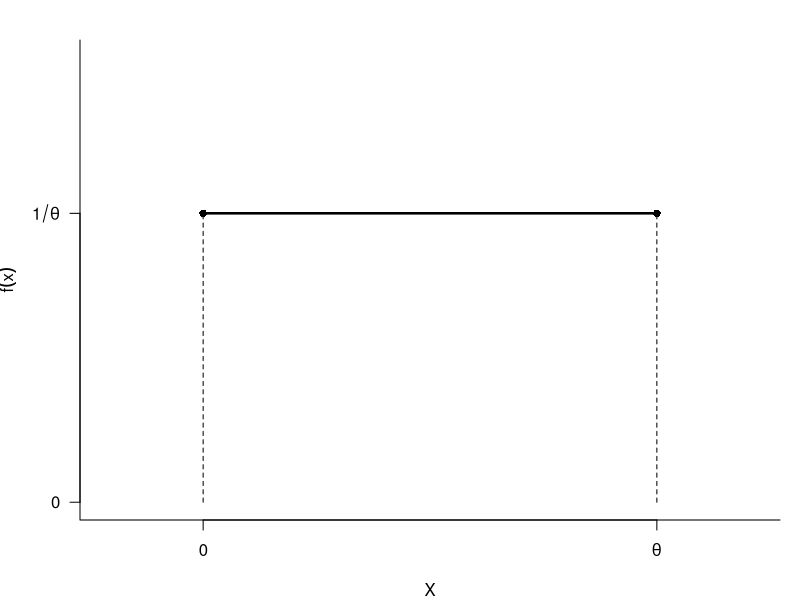
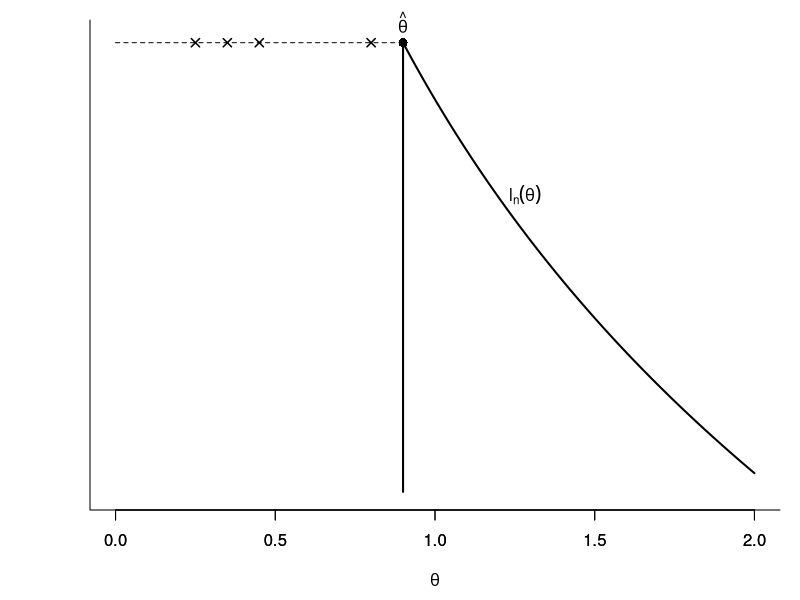
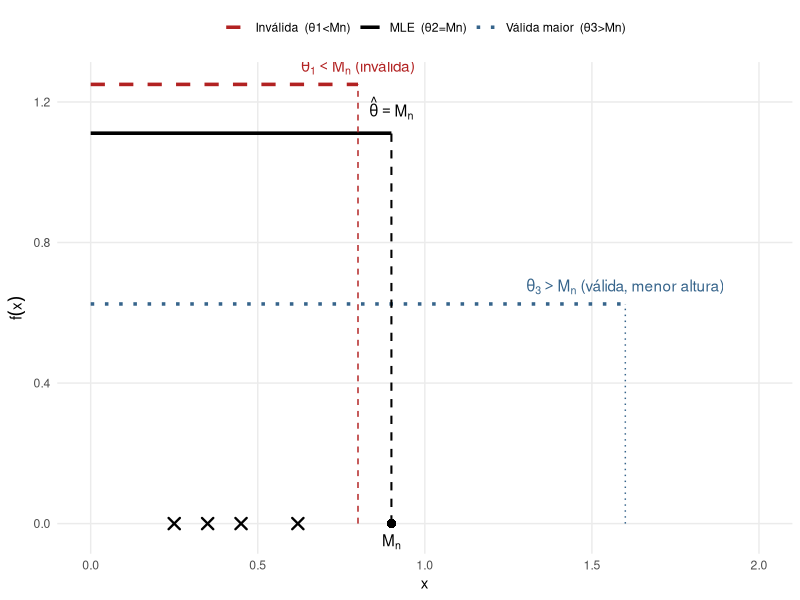

R code for these plots, in order:
## ---- chunk 1
#| label: fig-fdp
#| fig-align: center
#| fig-cap: "Função densidade de probabilidade de X, elaborada com códig R."
#| echo: false

# Diagrama esquemático da fdp Uniforme(0, theta) sem fixar theta
op <- par(mar = c(4, 4, 2, 1))
plot(NA, xlim = c(0, 1), ylim = c(0, 1),
     xlab = expression(X), ylab = expression(f(x)),
     xaxt = "n", yaxt = "n", bty = "l")

# posições normalizadas para 0 e theta (apenas para desenho)
x0 <- 0.15 
xt <- 0.85 
y <- 0.65

# densidade constante em [0, theta]
segments(x0, y, xt, y, lwd = 2.5)

# linhas pontilhadas até o eixo x
segments(x0, 0, x0, y, lty = 2)
segments(xt, 0, xt, y, lty = 2)

# extremos: fechado em 0 e em theta (consistente com 0 <= x <= theta)
points(x0, y, pch = 16)
points(xt, y, pch = 16)

# rótulos simbólicos
axis(1, at = c(x0, xt), labels = c(expression(0), expression(theta)))
axis(2, at = c(0, y), labels = c(expression(0), expression(1/theta)), las = 1)
par(op)
## ---- chunk 2
#| label: fig-logvero
#| fig-align: center
#| fig-cap: "Função de log-verossimilhança elaborada com código R para reproduzir a Fig. 10.4 de @hansen2022ps."
#| echo: false

## --- Amostra de exemplo (ajuste se quiser) --------------------------------
x <- c(0.25, 0.35, 0.45, 0.80, 0.90)

n  <- length(x)
Mn <- max(x)                           # M_n = \hat{\theta}

## --- Faixa de theta e log-verossimilhança ---------------------------------
x_right     <- max(2, 1.2 * Mn)        # garante espaço à direita (>=2 como no livro)
theta_grid  <- seq(Mn, x_right, length.out = 500)   # só para theta >= \hat{\theta}
l_theta     <- -n * log(theta_grid)
l_at_Mn     <- -n * log(Mn)

## --- Limites do gráfico (dinâmicos para não cortar nada) ------------------
y_top    <- if (l_at_Mn > 0) 1.08 * l_at_Mn else 0     # inclui o ponto mesmo se > 0
y_bottom <- min(l_theta) - 0.05 * abs(min(l_theta))     # pequena folga abaixo

## --- Plot -----------------------------------------------------------------
op <- par(mar = c(4.5, 4.5, 1.0, 1.0))
plot(NA, xlim = c(0, x_right), ylim = c(y_bottom, y_top),
     xlab = expression(theta), ylab = "", yaxt = "n", bty = "l")

## Curva l_n(theta) para theta >= \hat{theta}
lines(theta_grid, l_theta, lwd = 2)

## Linha vertical em \hat{theta} (desde o fundo do painel)
segments(Mn, y_bottom, Mn, l_at_Mn, lwd = 2)

## Ponto em (\hat{theta}, l(\hat{theta}))
points(Mn, l_at_Mn, pch = 16, cex = 1.2)

## Linha tracejada no nível l(\hat{theta}) apenas à esquerda de \hat{theta}
segments(0, l_at_Mn, Mn, l_at_Mn, lty = 2)

## Cruzes para as observações estritamente menores que \hat{theta}
xi_left <- x[x < Mn]
if (length(xi_left)) {
  points(xi_left, rep(l_at_Mn, length(xi_left)), pch = 4, lwd = 1.5, cex = 1.1)
}

## Rótulos como no livro
text(Mn, l_at_Mn, expression(hat(theta)), pos = 3, xpd = NA)

theta_lbl <- min(Mn + 0.15 * (x_right), x_right - 0.05 * x_right)  # evita sair da área
text(theta_lbl, -n * log(theta_lbl), expression(l[n](theta)), pos = 4)

## Eixo x
axis(1, at = pretty(c(0, x_right), n = 5))
par(op)
## ---- chunk 3
#| label: fig-cons
#| fig-align: center
#| fig-cap: "A densidade uniforme de X só é válida se cobrir todos os dados."
#| fig-width: 7
#| fig-height: 6
#| echo: false

library(ggplot2)

# Dados (4 cruzes < 0.90 + 1 ponto em 0.90)
x  <- c(0.25, 0.35, 0.45, 0.62, 0.90)
n  <- length(x)
Mn <- max(x)

# Candidatas de theta
theta1 <- 0.80   # inválida (theta1 < Mn)
theta2 <- Mn     # MLE (theta2 = Mn)
theta3 <- 1.60   # válida maior

# Data frames
df_cross <- data.frame(x = x[x < Mn], y = 0)
df_mn    <- data.frame(x = Mn, y = 0)
lines_df <- data.frame(
  xstart = 0,
  xend   = c(theta1, theta2, theta3),
  y      = 1 / c(theta1, theta2, theta3),
  tipo   = factor(c("Inválida  (θ1<Mn)", "MLE  (θ2=Mn)", "Válida maior  (θ3>Mn)"),
                  levels = c("Inválida  (θ1<Mn)", "MLE  (θ2=Mn)", "Válida maior  (θ3>Mn)"))
)

x_right <- 2
p <- ggplot() +
  # linhas horizontais de densidade
  geom_segment(data = lines_df,
               aes(x = xstart, xend = xend, y = y, yend = y, color = tipo, linetype = tipo),
               linewidth = 1.2) +
  # linhas verticais em cada theta (ajuda a ler o suporte)
  geom_segment(aes(x = theta1, xend = theta1, y = 0, yend = 1/theta1),
               color = "firebrick", linetype = 2) +
  geom_segment(aes(x = theta2, xend = theta2, y = 0, yend = 1/theta2),
             color = "black", linetype = 2, linewidth = 0.7) +
  geom_segment(aes(x = theta3, xend = theta3, y = 0, yend = 1/theta3),
               color = "steelblue4", linetype = 3) +
  # dados: cruzes (< Mn) e ponto sólido em Mn
  geom_point(data = df_cross, aes(x = x, y = y), shape = 4, stroke = 1.2, size = 3) +
  geom_point(data = df_mn,    aes(x = x, y = y), shape = 16, size = 2.8) +
  # anotações (usar strings + parse=TRUE)
  annotate("text", x = theta2, y = 1/theta2, label = "hat(theta) == M[n]",
           parse = TRUE, vjust = -0.6) +
  annotate("text", x = theta1, y = 1/theta1, label = "theta[1] < M[n] ~ '(inválida)'",
           parse = TRUE, vjust = -0.6, color = "firebrick") +
  annotate("text", x = theta3, y = 1/theta3, label = "theta[3] > M[n] ~ '(válida, menor altura)'",
           parse = TRUE, vjust = -0.6, color = "steelblue4") +
  annotate("text", x = Mn, y = -0.02 * (1/theta2), label = "M[n]",
           parse = TRUE, vjust = 1.2) +
  scale_x_continuous(name = "x", limits = c(0, x_right), breaks = seq(0, x_right, 0.5)) +
  scale_y_continuous(name = expression(f(x))) +
  scale_color_manual(values = c("Inválida  (θ1<Mn)"     = "firebrick",
                                "MLE  (θ2=Mn)"          = "black",
                                "Válida maior  (θ3>Mn)" = "steelblue4")) +
  scale_linetype_manual(values = c("Inválida  (θ1<Mn)"     = 2,
                                   "MLE  (θ2=Mn)"          = 1,
                                   "Válida maior  (θ3>Mn)" = 3)) +
  theme_minimal(base_size = 11) +
  theme(legend.position = "top",
        panel.grid.minor = element_blank(),
        legend.title = element_blank())

p
